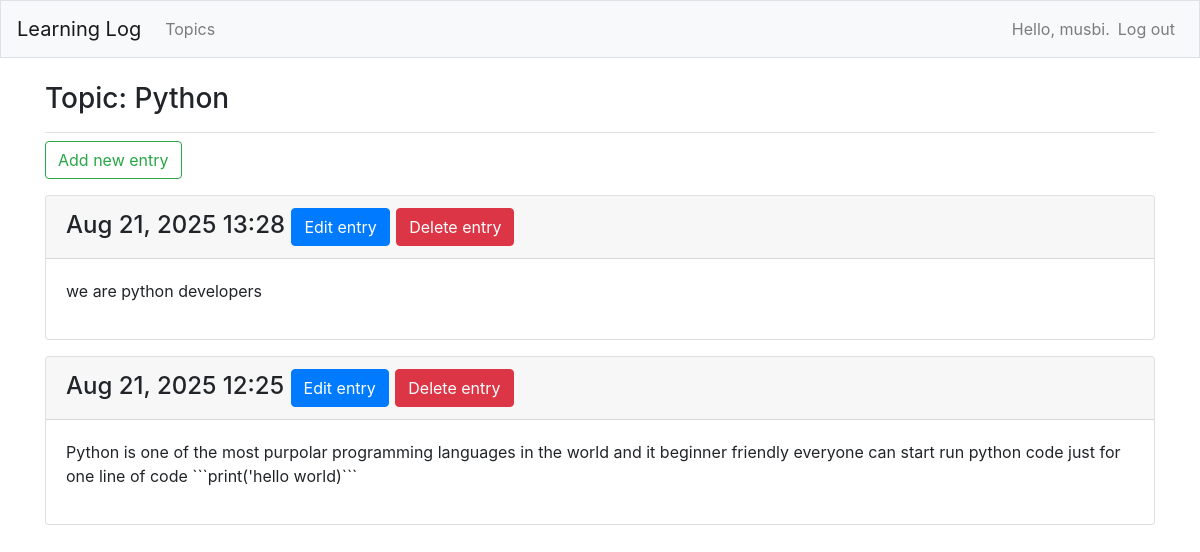
The page /topics/3/ (signed in) on the database its author committed.
### learning_logs/models.py (models this page shows, shortened)
class Topic(models.Model):
    text = models.CharField(max_length=200) # create a text topic database for the user
    author = models.CharField(max_length=200)
    data_added = models.DateTimeField(auto_now_add=True) # set the current time any time the user create a new topic
    owner = models.ForeignKey(User, on_delete=models.CASCADE)
    def __str__(self) :
        return self.text

class Entry(models.Model):
    topic = models.ForeignKey(Topic,on_delete=models.CASCADE)
    text = models.TextField()
    data_added = models.DateTimeField(auto_now_add=True)
    class Mete:
        verbose_name_plunal = 'entries'

### learning_logs/views.py (the view)
# urls.py: path('topics/<int:topic_id>/', views.topic, name='topic'),
@login_required
def topic(request, topic_id):
    topic = check_topic_owner(request, topic_id)
    entries = topic.entry_set.order_by('-data_added')
    context = {'topic': topic, 'entries': entries}
    return render(request, "learning_logs/topic.html", context)

### learning_logs/views.py (called while the page is built)
def check_topic_owner(request, topic_id):
    topic = Topic.objects.get(id=topic_id)
    if topic.owner != request.user:
        raise Http404
    return topic

### learning_logs/templates/learning_logs/topic.html
{% extends 'learning_logs/base.html' %}
{% block page_header %}
    <h3>Topic: {{ topic }} </h3>
{% endblock page_header %}
{% block content %}
    <p>
        <a href="{% url 'learning_logs:new_entry' topic.id %}" class="btn btn-outline-success">Add new entry</a>
    </p>
    {% for entry in entries %}
    <div class="card mb-3">
        <h4 class="card-header">
            {{ entry.data_added|date:'M d, Y H:i' }}
            <small><a href="{% url 'learning_logs:edit_entry' entry.id %}" class="btn btn-primary">Edit entry</a></small>
            <small>
                <a href="{% url 'learning_logs:delete_entry' entry.id %}" class="btn btn-danger">Delete entry</a>
            </small>
        </h4>
        <div class="card-body">
            {{ entry.text|linebreaks }}
        </div>
    </div>
    {% empty %}
        <p>There are no entries for this topic yet.</p>
    {% endfor %}
{% endblock content %}

### learning_logs/templates/learning_logs/base.html (shortened to what this page needs)
{% load bootstrap4 %}
<!DOCTYPE html>
<html lang="en">
<head>
    {% bootstrap_css %}
</head>
<body>
    <nav class="navbar navbar-expand-md navbar-light bg-light mb-4 border">
    <a class="navbar-brand" href="{% url 'learning_logs:index'%}">
    Learning Log</a>
        <div class="collapse navbar-collapse" id="navbarCollapse">
            <ul class="navbar-nav mr-auto">
                <li class="nav-item">
                    <a class="nav-link" href="{% url 'learning_logs:topics'%}">
                        Topics
                    </a>
                </li>
            </ul>
            <ul class="navbar-nav ml-auto">
                {% if user.is_authenticated %}
                <li class="nav-item">
                   <span class="navbar-text">Hello, {{ user.username }}.</span>
                </li>
                <li class="nav-item">
                    <a href="{% url 'users:logout' %}" class="nav-link">Log out</a>
                </li>
                {% endif %}
            </ul>
        </div>
    </nav>
    <main role="main" class="container">
        <div class="pb-2 mb-2 border-bottom">
            {% block page_header %}
            {% endblock page_header%}
        </div>
        <div>
            {% block content %} {% endblock %}
        </div>
    </main>
</body>
</html>

### rows shown on the page
Topic: text "Python"
Entry: data_added "Aug 21, 2025 13:28", text "we are python developers"
Entry: data_added "Aug 21, 2025 12:25", text "Python is one of the most purpolar programming languages in the world and it beginner friendly everyone can start run python code just for one line of code ```print('hello world)```"

### other values the page prints
{{ user.username }} "musbi"
